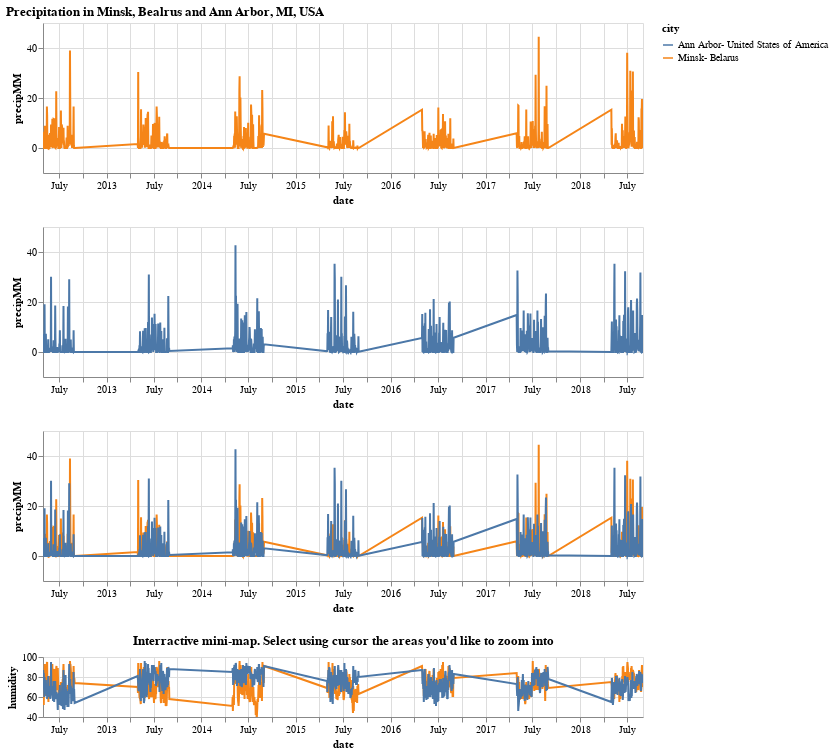

Write notebook code for a chart like this one.
### Code cell
msk = msk.encode(y=alt.Y('precipMM:Q',scale = {'domain':(-10, 50)})).mark_line()
aa = aa.encode(y=alt.Y('precipMM:Q',scale = {'domain':(-10, 50)})).mark_line()
alt.vconcat(msk,aa,msk+aa,lower).properties(title='Precipitation in Minsk, Bealrus and Ann Arbor, MI, USA')

### Figure 1 — Vega-Lite specification as saved in the notebook (floating-point values rounded to 4 significant figures; data arrays with more than 128 entries replaced by an {"elided": "..."} marker saying what was removed)
{"$schema": "https://vega.github.io/schema/vega-lite/v2.6.0.json", "config": {"view": {"height": 300, "width": 400}}, "datasets": {"data-0ebcd4c54c45634a3e8682bfc50d5de7": {"elided": "861 records"}, "data-31255cb7335b7326a0bd8d16eb2b1301": {"elided": "861 records"}}, "title": "Precipitation in Minsk, Bealrus and Ann Arbor, MI, USA", "vconcat": [{"data": {"name": "data-31255cb7335b7326a0bd8d16eb2b1301"}, "encoding": {"color": {"field": "city", "type": "nominal"}, "x": {"field": "date", "scale": {"domain": {"selection": "selector001"}}, "type": "temporal"}, "y": {"field": "precipMM", "scale": {"domain": [-10, 50]}, "type": "quantitative"}}, "height": 150, "mark": "line", "width": 600}, {"data": {"name": "data-0ebcd4c54c45634a3e8682bfc50d5de7"}, "encoding": {"color": {"field": "city", "type": "nominal"}, "x": {"field": "date", "scale": {"domain": {"selection": "selector001"}}, "type": "temporal"}, "y": {"field": "precipMM", "scale": {"domain": [-10, 50]}, "type": "quantitative"}}, "height": 150, "mark": "line", "width": 600}, {"layer": [{"data": {"name": "data-31255cb7335b7326a0bd8d16eb2b1301"}, "encoding": {"color": {"field": "city", "type": "nominal"}, "x": {"field": "date", "scale": {"domain": {"selection": "selector001"}}, "type": "temporal"}, "y": {"field": "precipMM", "scale": {"domain": [-10, 50]}, "type": "quantitative"}}, "height": 150, "mark": "line", "width": 600}, {"data": {"name": "data-0ebcd4c54c45634a3e8682bfc50d5de7"}, "encoding": {"color": {"field": "city", "type": "nominal"}, "x": {"field": "date", "scale": {"domain": {"selection": "selector001"}}, "type": "temporal"}, "y": {"field": "precipMM", "scale": {"domain": [-10, 50]}, "type": "quantitative"}}, "height": 150, "mark": "line", "width": 600}]}, {"layer": [{"data": {"name": "data-31255cb7335b7326a0bd8d16eb2b1301"}, "encoding": {"color": {"field": "city", "type": "nominal"}, "x": {"field": "date", "scale": {"domain": {"selection": "selector001"}}, "type": "temporal"}, "y": {"field": "humidity", "scale": {"domain": [40, 100]}, "type": "quantitative"}}, "height": 60, "mark": "line", "width": 600}, {"data": {"name": "data-0ebcd4c54c45634a3e8682bfc50d5de7"}, "encoding": {"color": {"field": "city", "type": "nominal"}, "x": {"field": "date", "scale": {"domain": {"selection": "selector001"}}, "type": "temporal"}, "y": {"field": "humidity", "scale": {"domain": [40, 100]}, "type": "quantitative"}}, "height": 150, "mark": "line", "selection": {"selector001": {"encodings": ["x"], "mark": {"fill": "#333", "fillOpacity": 0.125, "stroke": "white"}, "on": "[mousedown, window:mouseup] > window:mousemove!", "resolve": "global", "translate": "[mousedown, window:mouseup] > window:mousemove!", "type": "interval", "zoom": "wheel!"}}, "width": 600}], "title": "Interractive mini-map. Select using cursor the areas you'd like to zoom into"}]}
